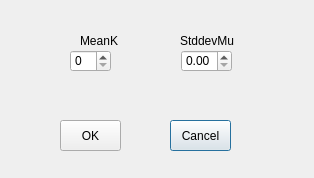
<?xml version="1.0" encoding="UTF-8"?>
<ui version="4.0">
 <class>Statistical_Filter_Dialog</class>
 <widget class="QDialog" name="Statistical_Filter_Dialog">
  <property name="geometry">
   <rect>
    <x>0</x>
    <y>0</y>
    <width>314</width>
    <height>178</height>
   </rect>
  </property>
  <property name="windowTitle">
   <string>Statistical Filter Setup</string>
  </property>
  <property name="toolTip">
   <string>Setup Statistical Filter</string>
  </property>
  <widget class="QLabel" name="label_MeanK">
   <property name="geometry">
    <rect>
     <x>80</x>
     <y>30</y>
     <width>54</width>
     <height>21</height>
    </rect>
   </property>
   <property name="toolTip">
    <string>number of neighbors to analyze for each point</string>
   </property>
   <property name="statusTip">
    <string/>
   </property>
   <property name="text">
    <string>MeanK</string>
   </property>
  </widget>
  <widget class="QLabel" name="label_StddevMul">
   <property name="geometry">
    <rect>
     <x>180</x>
     <y>30</y>
     <width>54</width>
     <height>21</height>
    </rect>
   </property>
   <property name="toolTip">
    <string>standard deviation multiplier</string>
   </property>
   <property name="statusTip">
    <string/>
   </property>
   <property name="text">
    <string>StddevMul</string>
   </property>
  </widget>
  <widget class="QDoubleSpinBox" name="doubleSpinBox_StddevMul">
   <property name="geometry">
    <rect>
     <x>181</x>
     <y>50</y>
     <width>51</width>
     <height>22</height>
    </rect>
   </property>
   <property name="toolTip">
    <string>standard deviation multiplier</string>
   </property>
   <property name="value">
    <double>0.000000000000000</double>
   </property>
  </widget>
  <widget class="QPushButton" name="pushButton_Cancel">
   <property name="geometry">
    <rect>
     <x>170</x>
     <y>120</y>
     <width>61</width>
     <height>31</height>
    </rect>
   </property>
   <property name="toolTip">
    <string>Cancel</string>
   </property>
   <property name="text">
    <string>Cancel</string>
   </property>
  </widget>
  <widget class="QPushButton" name="pushButton_OK">
   <property name="geometry">
    <rect>
     <x>60</x>
     <y>120</y>
     <width>61</width>
     <height>31</height>
    </rect>
   </property>
   <property name="toolTip">
    <string>OK</string>
   </property>
   <property name="text">
    <string>OK</string>
   </property>
  </widget>
  <widget class="QSpinBox" name="spinBox_MeanK">
   <property name="geometry">
    <rect>
     <x>70</x>
     <y>50</y>
     <width>41</width>
     <height>22</height>
    </rect>
   </property>
   <property name="toolTip">
    <string>number of neighbors to analyze for each point</string>
   </property>
   <property name="value">
    <number>0</number>
   </property>
  </widget>
 </widget>
 <tabstops>
  <tabstop>spinBox_MeanK</tabstop>
  <tabstop>doubleSpinBox_StddevMul</tabstop>
  <tabstop>pushButton_OK</tabstop>
  <tabstop>pushButton_Cancel</tabstop>
 </tabstops>
 <resources/>
 <connections/>
</ui>
